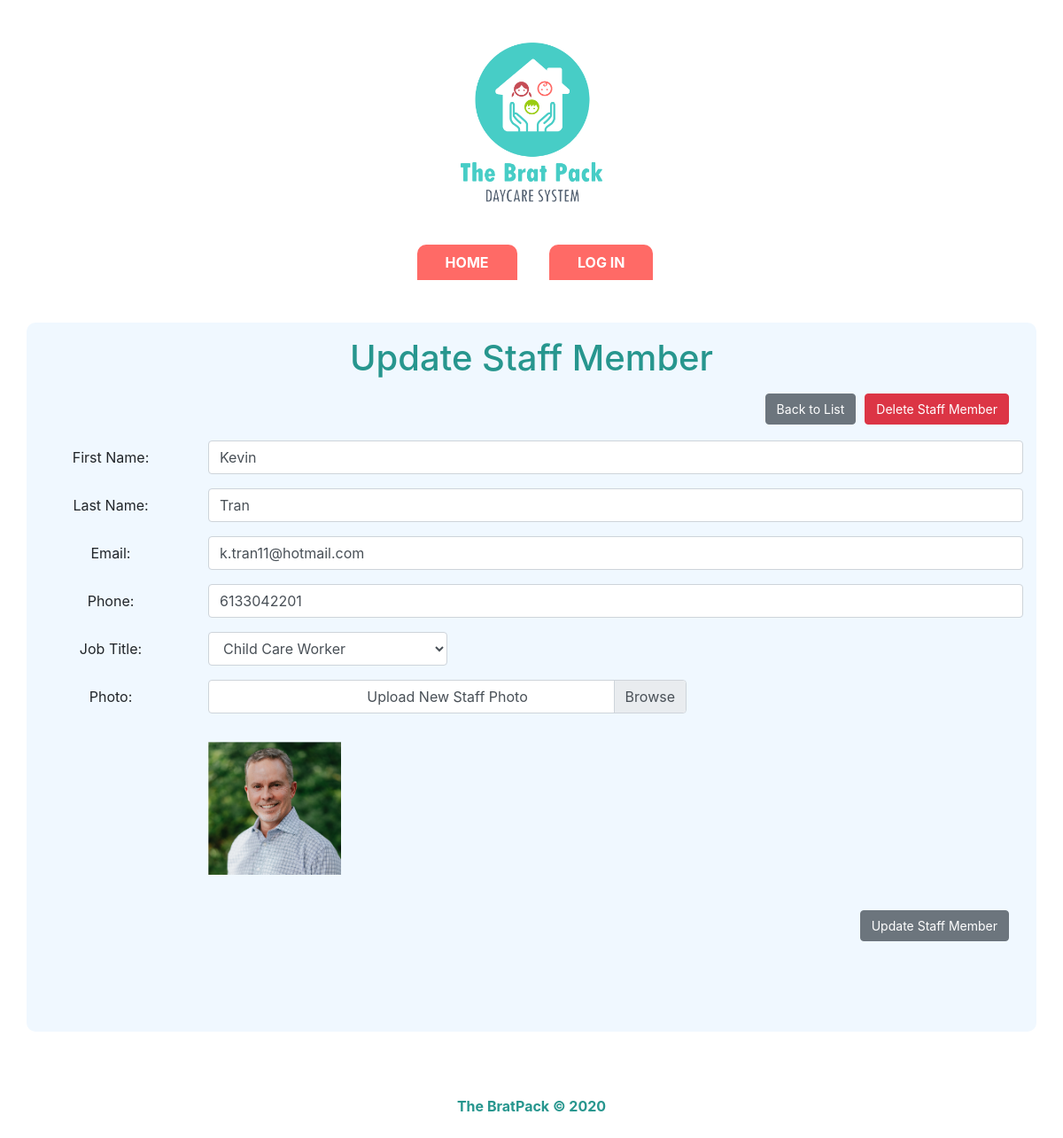
The page /staffdirectory_update.php?staffID=3 on the database its author committed.
### tables this page shows
CREATE TABLE `staff_directory` (
  `staffID` int(11) NOT NULL,
  `firstname` varchar(50) NOT NULL,
  `lastname` varchar(50) NOT NULL,
  `email` varchar(100) NOT NULL,
  `phone` varchar(10) NOT NULL,
  `jobtitle` varchar(50) NOT NULL,
  `photo` varchar(250) DEFAULT NULL
);

### Classes/StaffDirectory.php (called while the page is built, shortened)
<?php
class StaffDirectory{
    public function getStaffById($staffID, $dbcon){
        $sql = "SELECT * FROM staff_directory WHERE staffID = :id";
        $pst = $dbcon->prepare($sql);
        $pst->bindParam(':id', $staffID);
        $pst->execute();
        return $pst->fetch(PDO::FETCH_OBJ);
    }
}

### staffdirectory_update.php (the view, shortened to what this page needs)
<?php
include "includes/header.php";
include "functions/functions_susan.php";
require_once "Classes/Database.php";
require_once "Classes/StaffDirectory.php";
if(isset($_GET['staffID'])){
    $staffID = $_GET['staffID'];
    $dbcon = Database::getDb();
    $sd = new StaffDirectory();
    $staffmembers = $sd->getStaffById($staffID, $dbcon);
    $staff__firstname =  $staffmembers->firstname;
    $staff__lastname =  $staffmembers->lastname;
    $staff__email =  $staffmembers->email;
    $staff__phone =  $staffmembers->phone;
    $staff__jobtitle =  $staffmembers->jobtitle;
    $staff__photo = $staffmembers->photo;
}
?>
<div class="container">
    <h1>Update Staff Member</h1>
    <div class="navbar">
        <a href="staffdirectory_list.php" class="btn btn-secondary">Back to List</a>
        <button type='button' class='btn btn-danger' data-toggle='modal' data-target="#deletestaff<?= $staffID ?>">Delete Staff Member</button>
    </div>
    <form method="POST" enctype="multipart/form-data">
        <div class="form-group row">
            <label for="staff__firstname" class="col-sm-2 col-form-label">First Name:</label>
            <div class="col-sm-10">
                <input type="text" class="form-control" id="staff__firstname" name="staff__firstname" value="<?= $staff__firstname; ?>">
            </div>
        </div>
        <div class="form-group row">
            <label for="staff__lastname" class="col-sm-2 col-form-label">Last Name:</label>
            <div class="col-sm-10">
                <input type="text" class="form-control" id="staff__lastname" name="staff__lastname" value="<?= $staff__lastname; ?>">
            </div>
        </div>
        <div class="form-group row">
            <label for="staff__email" class="col-sm-2 col-form-label">Email:</label>
            <div class="col-sm-10">
                <input type="text" class="form-control" id="staff__email" name="staff__email" value="<?= $staff__email; ?>">
            </div>
        </div>
        <div class="form-group row">
            <label for="staff__phone" class="col-sm-2 col-form-label">Phone:</label>
            <div class="col-sm-10">
                <input type="text" class="form-control" id="staff__phone" name="staff__phone" value="<?= $staff__phone; ?>">
            </div>
        </div>
        <div class="form-group row">
            <label for="staff__jobtitle" class="col-sm-2 col-form-label">Job Title:</label>
            <div class="col-sm-6">
                <select id="staff_jobtitle" class="form-control col-sm-6" name="staff__jobtitle" >
                   <?= displayselectoptions($jobtitles, $staff__jobtitle); ?>
                </select>
            </div>
        </div>
        <div class="form-group row">
            <label for="staff__photo" class="col-sm-2 col-form-label">Photo:</label>
            <div class="input-group mb-3 col-sm-6" >
                <div class="custom-file">
                    <label class="custom-file-label" for="staff__photo" >Upload New Staff Photo</label>
                </div>
            </div>
        </div>
        <div class="form-group row">
            <label for="staff__photodisplay" class="col-sm-2 col-form-label" style="color: transparent">Current Photo:</label>
            <div class="input-group mb-3 col-sm-6">
                <img src="<?= $staff__photo; ?>" width="150px" align="left">
            </div>
        </div>
        <div class="navbar">
            <input class="btn btn-secondary" type="submit" name="submit__updatestaff" value="Update Staff Member">
        </div>
    </form>
</div>
<?php
include "includes/footer.php";
?>

### styles/styles.css (style rules this page uses)
body { background-image: url("../images/children-sharing-and-playing-with-toys.jpg"); background-size: cover; }
.navbar { justify-content: flex-end !important; }
.btn { font-size: 14px; margin-left: 10px; }
form { padding: 5px 0; margin-top: 5px; }

### styles/layout.css (style rules this page uses)
.container { background-color: aliceblue; border-radius: 10px; text-align:center; margin-top:3em; margin-bottom:3em; padding-top:1em; padding-bottom:1em; min-height: 100%; }
html, body { margin: 0; height: 100%; }
h1 { color: #27968e; }

### rows shown on the page
staff_directory: staff__firstname "Kevin", staff__lastname "Tran", staff__email "k.tran11@hotmail.com", staff__phone "6133042201", staff__jobtitle "Child Care Worker", photo (picture)
